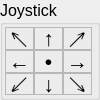
<?xml version="1.0" encoding="UTF-8"?>
<ui version="4.0">
 <class>joystickWidget</class>
 <widget class="QWidget" name="joystickWidget">
  <property name="geometry">
   <rect>
    <x>0</x>
    <y>0</y>
    <width>100</width>
    <height>100</height>
   </rect>
  </property>
  <property name="sizePolicy">
   <sizepolicy hsizetype="Minimum" vsizetype="Minimum">
    <horstretch>0</horstretch>
    <verstretch>0</verstretch>
   </sizepolicy>
  </property>
  <property name="minimumSize">
   <size>
    <width>100</width>
    <height>100</height>
   </size>
  </property>
  <property name="maximumSize">
   <size>
    <width>150</width>
    <height>150</height>
   </size>
  </property>
  <property name="sizeIncrement">
   <size>
    <width>1</width>
    <height>1</height>
   </size>
  </property>
  <property name="font">
   <font>
    <pointsize>12</pointsize>
    <stylestrategy>PreferDefault</stylestrategy>
   </font>
  </property>
  <property name="mouseTracking">
   <bool>false</bool>
  </property>
  <property name="focusPolicy">
   <enum>Qt::StrongFocus</enum>
  </property>
  <property name="windowTitle">
   <string>Form</string>
  </property>
  <property name="autoFillBackground">
   <bool>false</bool>
  </property>
  <layout class="QVBoxLayout" name="layout">
   <property name="margin">
    <number>0</number>
   </property>
   <item>
    <widget class="QGroupBox" name="joystickControl">
     <property name="title">
      <string>Joystick</string>
     </property>
     <layout class="QGridLayout" name="gridLayout">
      <property name="leftMargin">
       <number>2</number>
      </property>
      <property name="topMargin">
       <number>2</number>
      </property>
      <property name="rightMargin">
       <number>5</number>
      </property>
      <property name="bottomMargin">
       <number>2</number>
      </property>
      <property name="spacing">
       <number>0</number>
      </property>
      <item row="2" column="1">
       <widget class="QLabel" name="down">
        <property name="font">
         <font>
          <pointsize>16</pointsize>
         </font>
        </property>
        <property name="frameShape">
         <enum>QFrame::StyledPanel</enum>
        </property>
        <property name="frameShadow">
         <enum>QFrame::Plain</enum>
        </property>
        <property name="text">
         <string>↓</string>
        </property>
        <property name="scaledContents">
         <bool>true</bool>
        </property>
        <property name="alignment">
         <set>Qt::AlignCenter</set>
        </property>
        <property name="textInteractionFlags">
         <set>Qt::NoTextInteraction</set>
        </property>
       </widget>
      </item>
      <item row="0" column="0">
       <widget class="QLabel" name="topleft">
        <property name="font">
         <font>
          <pointsize>16</pointsize>
         </font>
        </property>
        <property name="frameShape">
         <enum>QFrame::StyledPanel</enum>
        </property>
        <property name="text">
         <string>↖︎</string>
        </property>
        <property name="scaledContents">
         <bool>true</bool>
        </property>
        <property name="alignment">
         <set>Qt::AlignCenter</set>
        </property>
        <property name="textInteractionFlags">
         <set>Qt::NoTextInteraction</set>
        </property>
       </widget>
      </item>
      <item row="0" column="2">
       <widget class="QLabel" name="topright">
        <property name="font">
         <font>
          <pointsize>16</pointsize>
         </font>
        </property>
        <property name="frameShape">
         <enum>QFrame::StyledPanel</enum>
        </property>
        <property name="text">
         <string>↗︎</string>
        </property>
        <property name="scaledContents">
         <bool>true</bool>
        </property>
        <property name="alignment">
         <set>Qt::AlignCenter</set>
        </property>
        <property name="textInteractionFlags">
         <set>Qt::NoTextInteraction</set>
        </property>
       </widget>
      </item>
      <item row="1" column="1">
       <widget class="QLabel" name="center">
        <property name="font">
         <font>
          <pointsize>16</pointsize>
         </font>
        </property>
        <property name="frameShape">
         <enum>QFrame::StyledPanel</enum>
        </property>
        <property name="text">
         <string>•</string>
        </property>
        <property name="scaledContents">
         <bool>true</bool>
        </property>
        <property name="alignment">
         <set>Qt::AlignCenter</set>
        </property>
        <property name="textInteractionFlags">
         <set>Qt::NoTextInteraction</set>
        </property>
       </widget>
      </item>
      <item row="0" column="1">
       <widget class="QLabel" name="up">
        <property name="font">
         <font>
          <pointsize>16</pointsize>
         </font>
        </property>
        <property name="frameShape">
         <enum>QFrame::StyledPanel</enum>
        </property>
        <property name="text">
         <string>↑</string>
        </property>
        <property name="scaledContents">
         <bool>true</bool>
        </property>
        <property name="alignment">
         <set>Qt::AlignCenter</set>
        </property>
        <property name="textInteractionFlags">
         <set>Qt::NoTextInteraction</set>
        </property>
       </widget>
      </item>
      <item row="2" column="2">
       <widget class="QLabel" name="downright">
        <property name="font">
         <font>
          <pointsize>16</pointsize>
         </font>
        </property>
        <property name="frameShape">
         <enum>QFrame::StyledPanel</enum>
        </property>
        <property name="frameShadow">
         <enum>QFrame::Plain</enum>
        </property>
        <property name="text">
         <string>↘︎</string>
        </property>
        <property name="scaledContents">
         <bool>true</bool>
        </property>
        <property name="alignment">
         <set>Qt::AlignCenter</set>
        </property>
        <property name="textInteractionFlags">
         <set>Qt::NoTextInteraction</set>
        </property>
       </widget>
      </item>
      <item row="1" column="2">
       <widget class="QLabel" name="right">
        <property name="font">
         <font>
          <pointsize>16</pointsize>
         </font>
        </property>
        <property name="frameShape">
         <enum>QFrame::StyledPanel</enum>
        </property>
        <property name="text">
         <string>→</string>
        </property>
        <property name="scaledContents">
         <bool>true</bool>
        </property>
        <property name="alignment">
         <set>Qt::AlignCenter</set>
        </property>
        <property name="textInteractionFlags">
         <set>Qt::NoTextInteraction</set>
        </property>
       </widget>
      </item>
      <item row="2" column="0">
       <widget class="QLabel" name="downleft">
        <property name="font">
         <font>
          <pointsize>16</pointsize>
         </font>
        </property>
        <property name="frameShape">
         <enum>QFrame::StyledPanel</enum>
        </property>
        <property name="frameShadow">
         <enum>QFrame::Plain</enum>
        </property>
        <property name="text">
         <string>↙︎</string>
        </property>
        <property name="scaledContents">
         <bool>true</bool>
        </property>
        <property name="alignment">
         <set>Qt::AlignCenter</set>
        </property>
        <property name="textInteractionFlags">
         <set>Qt::NoTextInteraction</set>
        </property>
       </widget>
      </item>
      <item row="1" column="0">
       <widget class="QLabel" name="left">
        <property name="font">
         <font>
          <pointsize>16</pointsize>
         </font>
        </property>
        <property name="frameShape">
         <enum>QFrame::StyledPanel</enum>
        </property>
        <property name="text">
         <string>←</string>
        </property>
        <property name="scaledContents">
         <bool>true</bool>
        </property>
        <property name="alignment">
         <set>Qt::AlignCenter</set>
        </property>
        <property name="textInteractionFlags">
         <set>Qt::NoTextInteraction</set>
        </property>
       </widget>
      </item>
     </layout>
    </widget>
   </item>
  </layout>
 </widget>
 <resources/>
 <connections/>
</ui>
